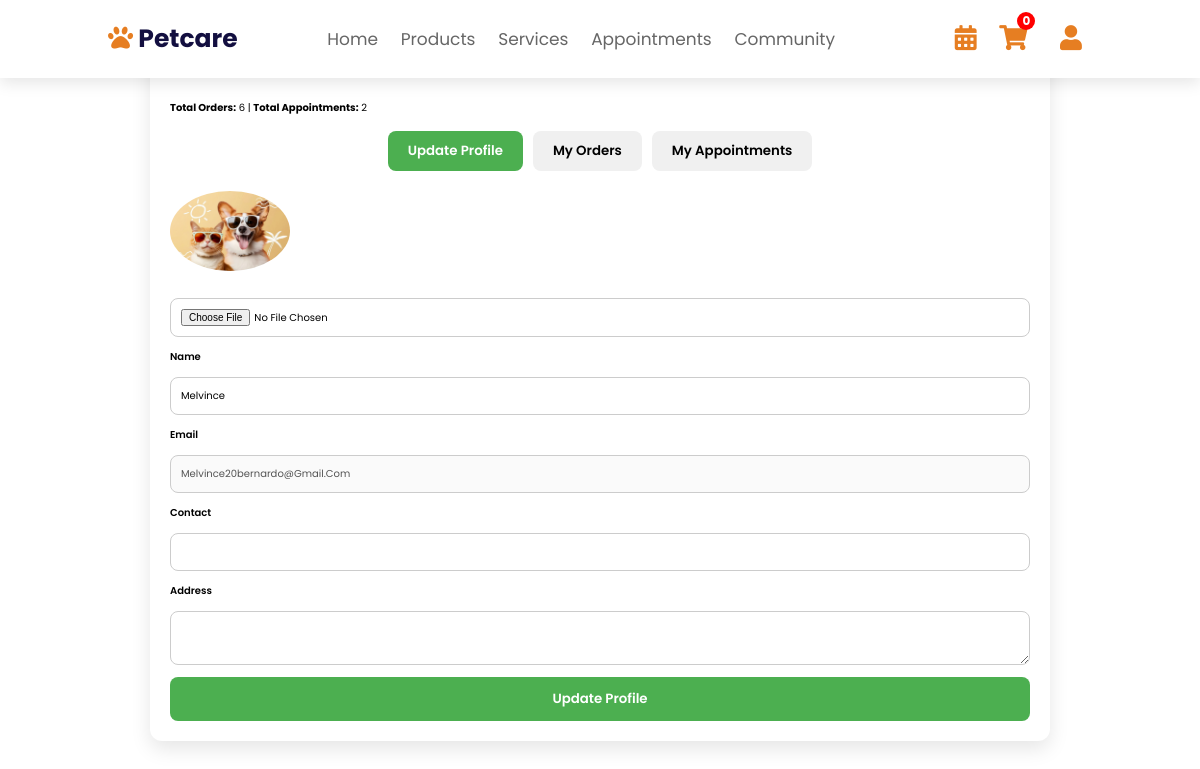
The app's page /profile.php (signed in) with its own data.
### tables this page shows
CREATE TABLE `users` (
  `id` varchar(36) NOT NULL,
  `name` varchar(100) NOT NULL,
  `email` varchar(150) NOT NULL,
  `phone` varchar(20) DEFAULT NULL,
  `password` varchar(255) NOT NULL,
  `verification_code` varchar(255) DEFAULT NULL,
  `code_expires_at` datetime DEFAULT NULL,
  `is_verified` tinyint(1) NOT NULL DEFAULT 0,
  `profile_pic` varchar(255) DEFAULT NULL,
  `status` enum('active','inactive','banned') NOT NULL DEFAULT 'active',
  `created_at` timestamp NOT NULL DEFAULT current_timestamp(),
  `updated_at` timestamp NULL DEFAULT NULL ON UPDATE current_timestamp(),
  `address` varchar(255) NOT NULL,
  `last_activity` datetime DEFAULT NULL,
  `role` enum('user','admin') NOT NULL DEFAULT 'user'
);

### components/auth.php (called while the page is built, shortened)
<?php
if (!empty($_SESSION['user_id'])) {
    $user_id = $_SESSION['user_id'];
} elseif (!empty($_COOKIE['user_id'])) {
    $user_id = $_COOKIE['user_id'];
    $_SESSION['user_id'] = $user_id;
}
?>

### profile.php (the view, shortened to what this page needs)
<?php
require_once 'components/auth.php';
$stmt = $conn->prepare("SELECT * FROM users WHERE id=?");
$stmt->execute([$user_id]);
$user = $stmt->fetch(PDO::FETCH_ASSOC);
$profilePic = (!empty($user['profile_pic']) && file_exists($user['profile_pic']))
    ? $user['profile_pic']
    : 'uploads/user.png';
$totalOrders = $conn->query("SELECT COUNT(*) FROM orders WHERE user_id='$user_id'")->fetchColumn();
$totalAppointments = $conn->query("SELECT COUNT(*) FROM appointments WHERE user_id='$user_id'")->fetchColumn();
?>
<!DOCTYPE html>
<html lang="en">
<head>
<link rel="stylesheet" href="https://cdnjs.cloudflare.com/ajax/libs/font-awesome/5.15.4/css/all.min.css">
<link rel="stylesheet" href="assets/css/header.css">
<link rel="stylesheet" href="assets/css/profile.css">
</head>
<body>
<?php include 'components/user_header.php'; ?>
<div class="profile-container">
  <h2>👤 My Profile</h2>
  <div style="margin:15px 0;">
    <strong>Total Orders:</strong> <?= $totalOrders ?> |
    <strong>Total Appointments:</strong> <?= $totalAppointments ?>
  </div>
  <div class="tabs">
    <button class="tab-btn active" data-tab="profile">Update Profile</button>
    <button class="tab-btn" data-tab="orders">My Orders</button>
    <button class="tab-btn" data-tab="appointments">My Appointments</button>
  </div>
  <div class="tab-content active" id="profile">
    <form method="post" class="profile-form" enctype="multipart/form-data">
      <div class="profile-pic-wrapper">
        <img id="profile-pic-preview" src="<?= htmlspecialchars($profilePic) ?>" width="120" alt="Profile Picture">
      </div>
      <input type="file" name="profile_pic" id="profile-pic-input" accept="image/*">
      <label>Name</label>
      <input type="text" name="name" value="<?= htmlspecialchars($user['name']) ?>" required>
      <label>Email</label>
      <input type="email" value="<?= htmlspecialchars($user['email']) ?>" disabled>
      <label>Contact</label>
      <input type="text" name="phone" value="<?= htmlspecialchars($user['phone'] ?? '') ?>" required>
      <label>Address</label>
      <textarea name="address" required><?= htmlspecialchars($user['address'] ?? '') ?></textarea>
      <button type="submit" name="update_profile">Update Profile</button>
    </form>
  </div>
</div>
</body>
</html>

### assets/css/header.css (style rules this page uses)
:root { --carrot-color: #e67e22; --black: #130f40; --white: #fff; --light-color: #666; --light-bg: #eee; --border: 0.2rem solid #130f40; --box-shadow: 0 0.5rem 1.5rem rgba(0, 0, 0, 0.1); }
* { font-family: "Poppins", sans-serif; margin: 0; padding: 0; box-sizing: border-box; outline: none; border: none; text-decoration: none; text-transform: capitalize; transition: 0.2s linear; }
html { font-size: 62.5%; overflow-x: hidden; scroll-behavior: smooth; scroll-padding-top: 4rem; }

### assets/css/profile.css (style rules this page uses)
.profile-container { max-width: 900px; margin: 30px auto; padding: 20px; background-color: #fff; border-radius: 12px; box-shadow: 0 8px 20px rgba(0,0,0,0.1); font-family: 'Segoe UI', Tahoma, Geneva, Verdana, sans-serif; }
.profile-container h2 { text-align: center; font-size: 2rem; margin-bottom: 20px; }
.profile-container > div:nth-of-type(2) { text-align: center; font-size: 1rem; margin-bottom: 20px; }
.tabs { display: flex; justify-content: center; gap: 10px; margin-bottom: 20px; }
.tab-btn { padding: 10px 20px; background-color: #f0f0f0; border: none; border-radius: 8px; cursor: pointer; font-weight: 600; transition: all 0.3s ease; }
.tab-btn.active { background-color: #4CAF50; color: #fff; }
.tab-content { display: none; }
.tab-content.active { display: block; }
.profile-form { display: flex; flex-direction: column; gap: 12px; }
.profile-form label { font-weight: 600; }
.profile-form input, .profile-form textarea { padding: 10px; border: 1px solid #ccc; border-radius: 8px; font-size: 1rem; width: 100%; resize: vertical; }
.profile-form button { padding: 12px; background-color: #4CAF50; color: #fff; font-weight: 600; border: none; border-radius: 8px; cursor: pointer; transition: all 0.3s ease; }

### profile.php (style rules this page uses)
.profile-pic-wrapper img { border-radius: 50%; margin-bottom: 10px; }

### records on screen
users: profile_pic (picture), name "melvince", email "melvince20bernardo@gmail.com"

### other values on screen
$cart_count "0"
$totalOrders "6"
$totalAppointments "2"
